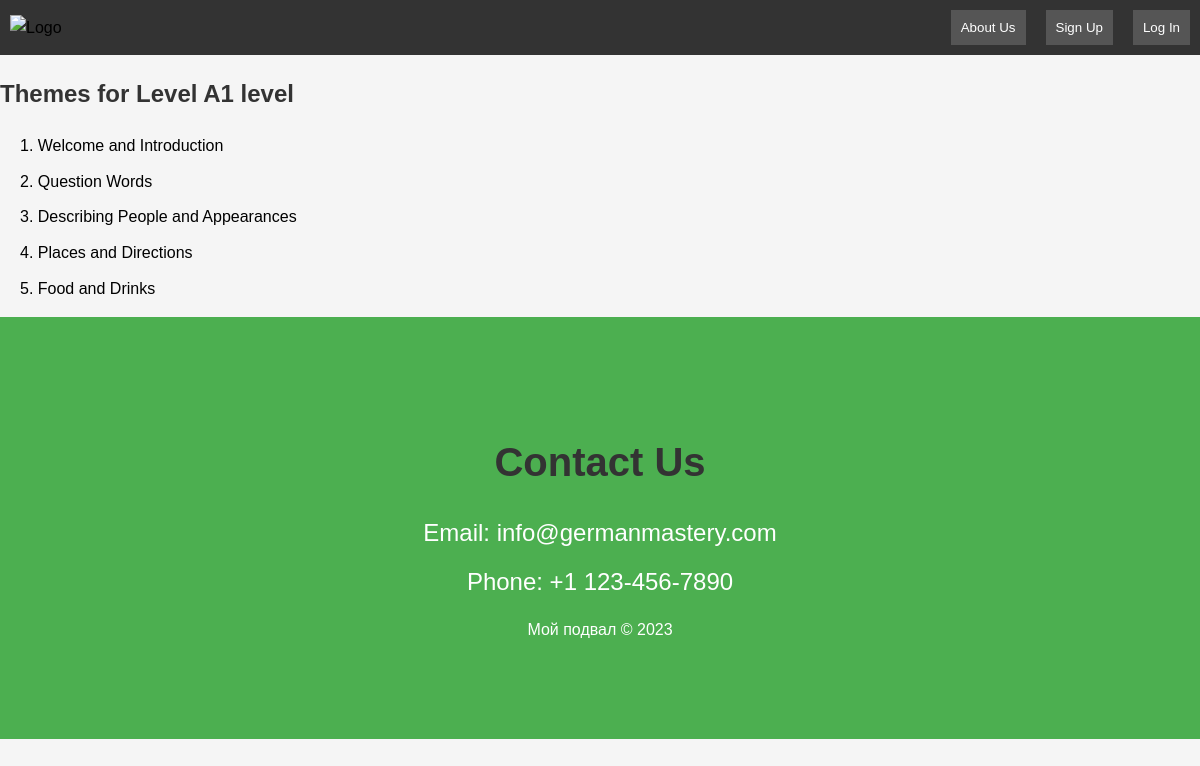
Page /level_detail/1/ on the committed database.
### main_view/models.py (models this page shows, shortened)
class ListOfLevels(models.Model):
    level = models.CharField(max_length=15)
    description = models.TextField(max_length=2000)
    class Meta:
        verbose_name = 'level'
        verbose_name_plural = 'levels'

class ListOfTheme(models.Model):
    choose_level = models.ForeignKey(ListOfLevels, on_delete=models.CASCADE)
    theme = models.CharField(max_length=500)
    theme_text = models.TextField(default='')
    class Meta:
        verbose_name = 'theme'
        verbose_name_plural = 'themes'

### main_view/views.py (the view)
# urls.py: path('level_detail/<int:level_id>/', ThemesForLevel.as_view(), name='level_detail'),
class ThemesForLevel(generic.View):
    login_url = 'users:login'
    def get(self, request, level_id):
        level = get_object_or_404(ListOfLevels, pk=level_id)
        themes = ListOfTheme.objects.filter(choose_level=level)
        return render(request, 'main_view/level_detail.html', {'level': level, 'themes': themes})

### templates/main_view/level_detail.html
{% extends 'main_view/base.html' %}
{% block content %}
  <h2>Themes for Level {{ level.level }}</h2>
  <ul>
    {% for th in themes %}
      <li><a href="{% url 'lesson:theory_view' theme_id=th.id %}">{{ th.theme }}</a></li>
    {% endfor %}
  </ul>
{% endblock %}

### static/styles.css (style rules this page uses)
body { font-family: Arial, sans-serif; line-height: 1.6; }
h1, h2, h3, h4, h5, h6 { color: #333; }
ul { list-style-type: none; padding: 0; }
ul li { margin-bottom: 10px; }
ul { margin-left: 20px; }
li { margin-bottom: 8px; }
body { font-family: 'Arial', sans-serif; margin: 0; padding: 0; background-color: #f5f5f5; color: #333; }
a { color: black; text-decoration: none; }

### rows in the picture
ListOfLevels: level "A1 level"
ListOfTheme: theme "1. Welcome and Introduction"
ListOfTheme: theme "2. Question Words"
ListOfTheme: theme "3. Describing People and Appearances"
ListOfTheme: theme "4. Places and Directions"
ListOfTheme: theme "5. Food and Drinks"
